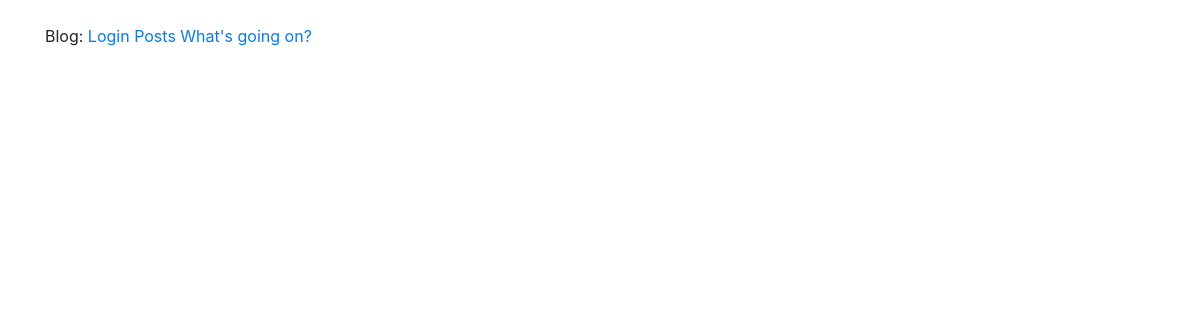
The app's page /posts/, older data.
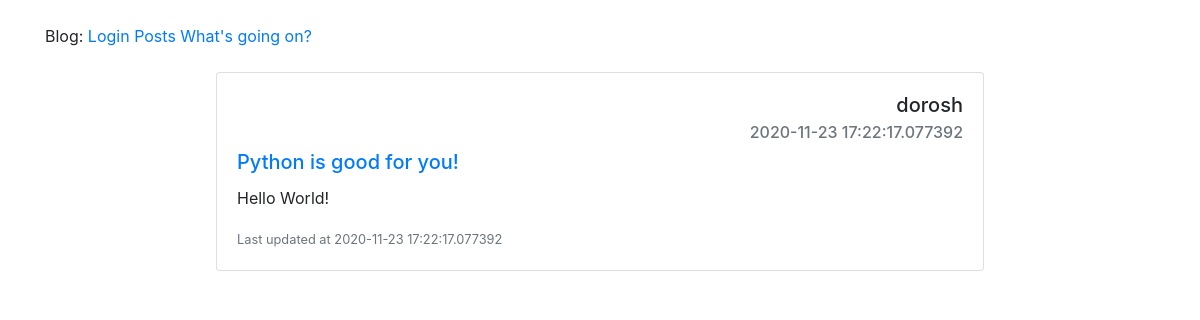
The same page, newer data.
### app/models.py (models this page shows, shortened)
class Post(db.Model):
    id = db.Column(db.Integer, primary_key=True)
    title = db.Column(db.String(100), nullable=False)
    body = db.Column(db.String(140), nullable=False)
    timestamp = db.Column(db.DateTime, index=True, default=datetime.utcnow, nullable=False)
    user_id = db.Column(db.Integer, db.ForeignKey('user.id'))

class User(UserMixin, db.Model):
    id = db.Column(db.Integer, primary_key=True)
    username = db.Column(db.String(64), index=True, unique=True)
    email = db.Column(db.String(120), index=True, unique=True)
    image_file = db.Column(db.String(20), nullable=False, default = 'default.jpg')
    about_me = db.Column(db.String(200), nullable=True)
    last_seen = db.Column(db.DateTime, default=datetime.utcnow)
    password_hash = db.Column(db.String(128))
    posts = db.relationship('Post', backref='author', lazy='dynamic')

### app/views.py (the view)
@app.route('/posts/', methods=['GET'])
def posts():
    posts = Post.query.all()
    return render_template('posts.html', posts=posts)

### app/views.py (called while the page is built)
@app.before_request
def before_request():
    if current_user.is_authenticated:
        current_user.last_seen = datetime.utcnow()
        db.session.commit()

### app/templates/posts.html (shortened to what this page needs)
{% extends "base.html" %}
{% block content %}
    <br>
    <div class="container col d-flex justify-content-center">
    {% for post in posts %}
    <div class="card " style="width: 48rem;">
        <div class="card-body" >
          <h5 class="card-title text-right">{{post.author.username}}</h5>
          <h6 class="card-subtitle mb-2 text-muted text-right">{{post.timestamp}}</h6>
          <h5 class="card-title"><a href="{{ url_for('get_post', post_id=post.id) }}">{{post.title}}</a></h5>
          <p class="card-text">{{post.body}}</p>
          <p class="card-text"><small class="text-muted">Last updated at {{post.timestamp}} </small></p>
        </div>
    </div>
    {% endfor %}
    </div>
{% endblock %}

Row changes from the older to the newer data that the page shows:
added Post: author.username "dorosh", timestamp "2020-11-23 17:22:17.077392", title "Python is good for you!", body "Hello World!"
